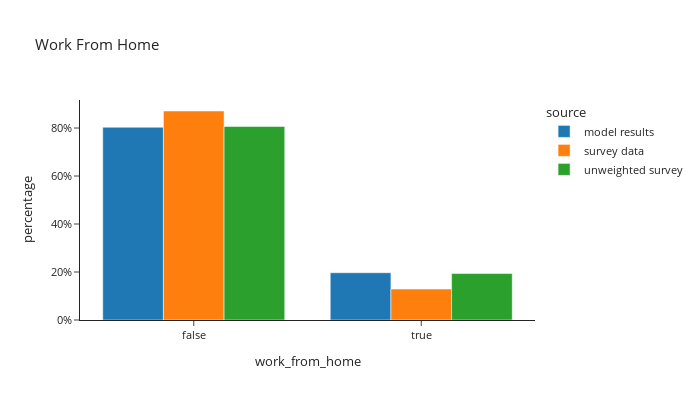

Notebook source saved alongside this figure:
### Markdown cell above
## Work From Home

### Code cell
df_plot = per_data.groupby(['source','work_from_home'])['person_weight'].sum().reset_index()

df_plot['percentage'] = df_plot.groupby(['source'], group_keys=False)['person_weight']. \
    apply(lambda x: x / float(x.sum()))
df_plot['source'] = df_plot['source'].astype(pd.CategoricalDtype(['model results', 'survey data', 'unweighted survey']))

fig = px.bar(df_plot.sort_values(by=['source']), x="work_from_home", y="percentage", color="source",
             barmode="group",template="simple_white",
             title="Work From Home")
fig.update_layout(height=400, width=700, font=dict(size=11), yaxis_tickformat = '.0%')
fig.show()

### Figure 1 — Plotly figure (JSON) as saved in the notebook; plotly's stock layout.template omitted (floating-point values rounded to 4 significant figures)
{"data": [{"alignmentgroup": "True", "hovertemplate": "source=model results<br>work_from_home=%{x}<br>percentage=%{y}<extra></extra>", "legendgroup": "model results", "marker": {"color": "#1F77B4", "pattern": {"shape": ""}}, "name": "model results", "offsetgroup": "model results", "orientation": "v", "showlegend": true, "textposition": "auto", "type": "bar", "x": [false, true], "xaxis": "x", "y": [0.8031, 0.1969], "yaxis": "y"}, {"alignmentgroup": "True", "hovertemplate": "source=survey data<br>work_from_home=%{x}<br>percentage=%{y}<extra></extra>", "legendgroup": "survey data", "marker": {"color": "#FF7F0E", "pattern": {"shape": ""}}, "name": "survey data", "offsetgroup": "survey data", "orientation": "v", "showlegend": true, "textposition": "auto", "type": "bar", "x": [false, true], "xaxis": "x", "y": [0.8709, 0.1291], "yaxis": "y"}, {"alignmentgroup": "True", "hovertemplate": "source=unweighted survey<br>work_from_home=%{x}<br>percentage=%{y}<extra></extra>", "legendgroup": "unweighted survey", "marker": {"color": "#2CA02C", "pattern": {"shape": ""}}, "name": "unweighted survey", "offsetgroup": "unweighted survey", "orientation": "v", "showlegend": true, "textposition": "auto", "type": "bar", "x": [false, true], "xaxis": "x", "y": [0.8065, 0.1935], "yaxis": "y"}], "layout": {"barmode": "group", "font": {"size": 11}, "height": 400, "legend": {"title": {"text": "source"}, "tracegroupgap": 0}, "title": {"text": "Work From Home"}, "width": 700, "xaxis": {"anchor": "y", "domain": [0.0, 1.0], "title": {"text": "work_from_home"}}, "yaxis": {"anchor": "x", "domain": [0.0, 1.0], "tickformat": ".0%", "title": {"text": "percentage"}}}}
